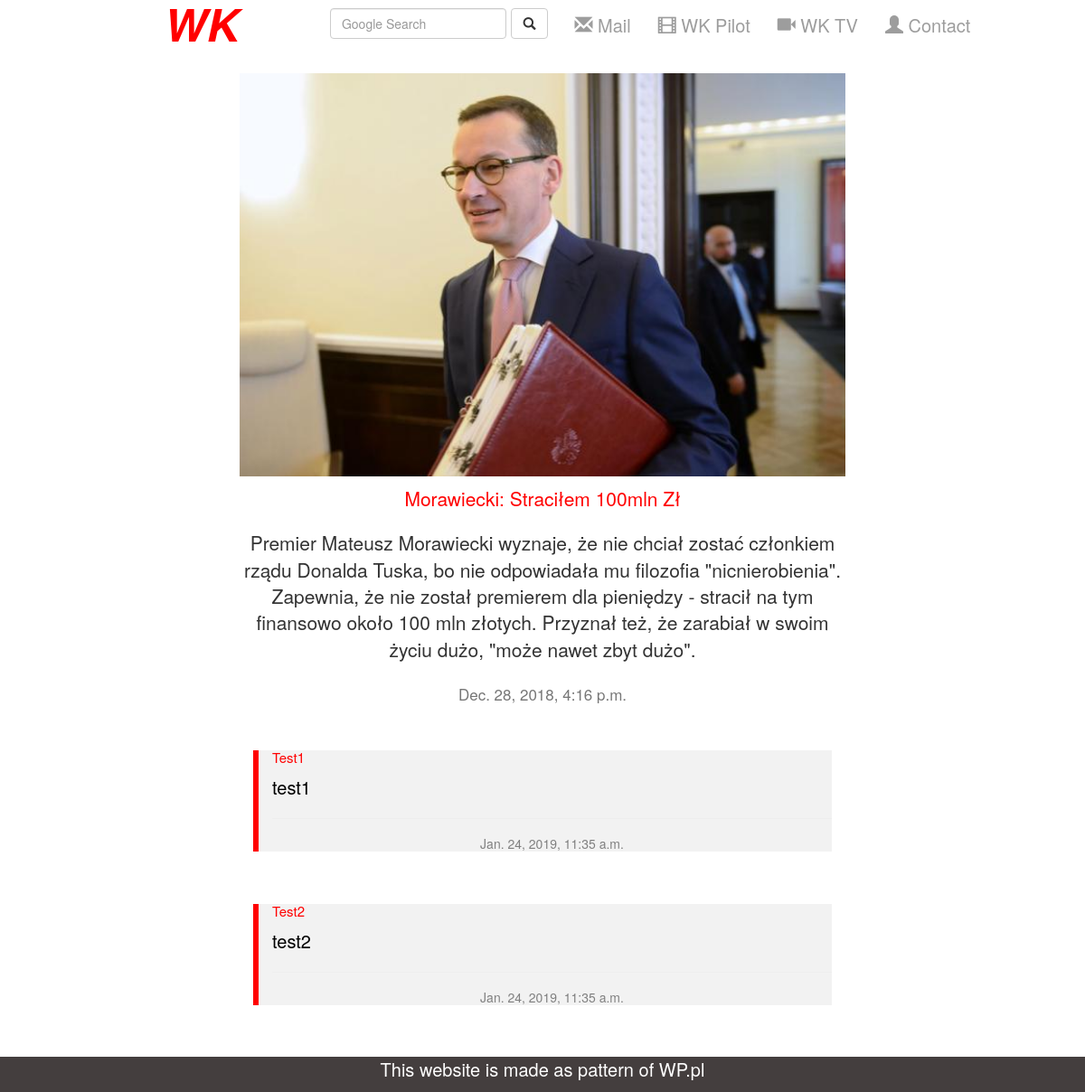
Before: /6 with the older database file.
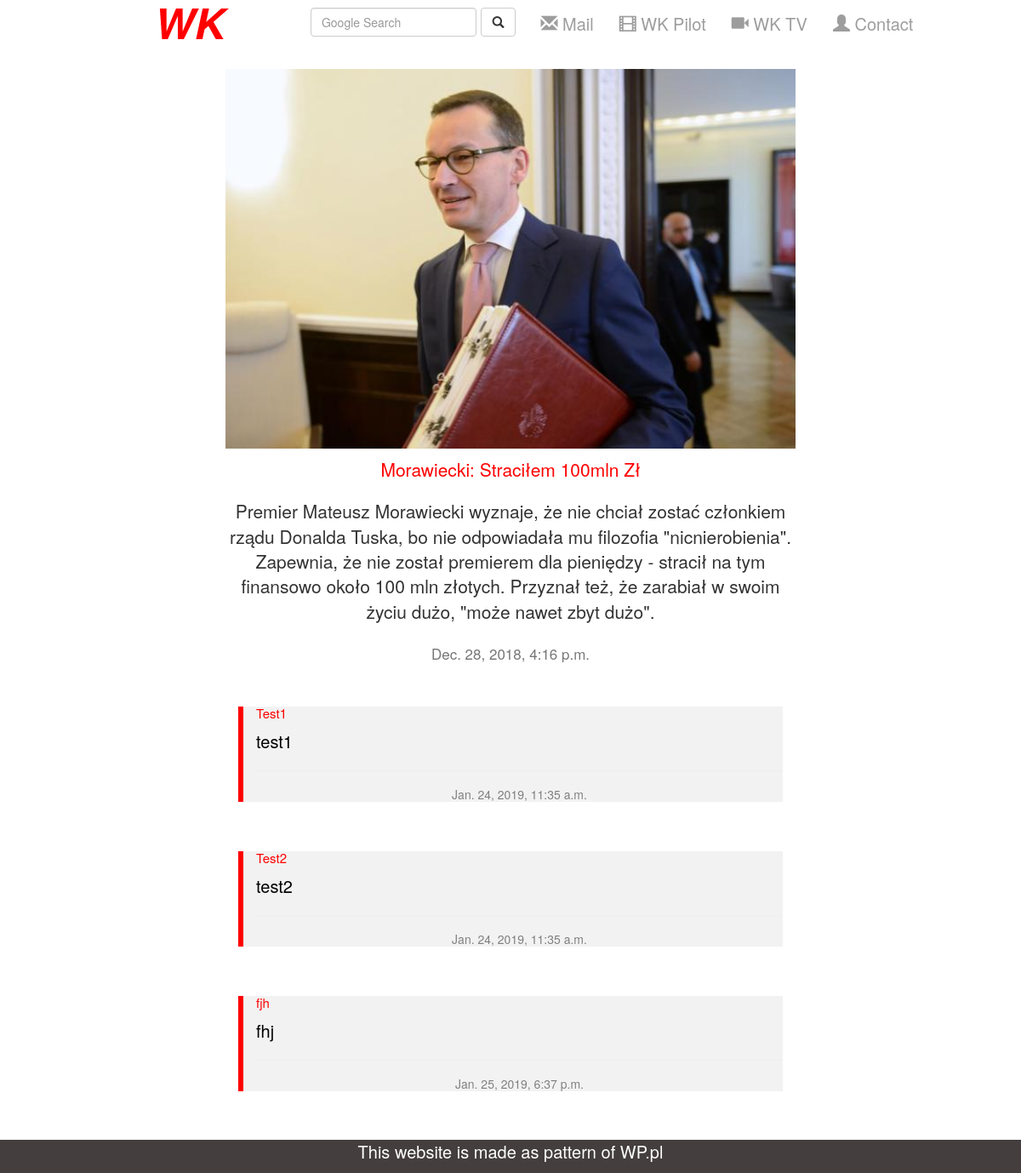
After: the same page with the newer database file.
### main/models.py (models this page shows, shortened)
class Comment(models.Model):
    post = models.ForeignKey('main.News_model_total', related_name='comments', on_delete=models.CASCADE, null=True)   #CIEKAWE
    autor = models.CharField(max_length=200)
    tekst = models.TextField()
    created_date = models.DateTimeField(auto_now_add=True)

### main/views.py (the view, shortened to what this page needs)
# urls.py: path('<int:pk>', views.DetailPost.as_view(), name='post-detail'),
class DetailPost(FormMixin,DetailView):
    model = News_model_total
    template_name = 'main/detail.html'
    form_class = CommentForm
    def get_context_data(self, **kwargs):
        context = super(DetailPost, self).get_context_data(**kwargs)
        context['form'] = CommentForm(initial={'post': self.object})
        return context

### main/forms.py
class CommentForm(forms.ModelForm):
    tekst = forms.CharField(max_length=185, widget=forms.Textarea(
    attrs={"rows":5,"cols":48}))
    class Meta:
        model = Comment
        fields = ('autor', 'tekst','post')

### main/templates/main/detail.html (shortened to what this page needs)
{% extends 'main/index.html' %}
{% block content %}
<div class="containerx">
      <div class="card">
          <img class="card-img-top" src="{{news_model_total.image.url}}" alt="Card image cap" width="800px" height="600px">
          <div class="col-sm">
            <h5 class="lead">{{news_model_total.title|title}}</h5>
            <p class="lead">{{news_model_total.content}}</p>
          </div>
          <div class="card-footer">
            <small class="text-muted">{{news_model_total.date}}</small>
          </div>
        </div>
</div>
 <br>
            <div class="container-com">
                    {% for comment in news_model_total.comments.all %}
                        <div class="container2-com">
                            <h1 class="comment-aut">{{ comment.autor }}</h1>
                            <p class="comment-text">{{ comment.tekst }}</p>
                            <hr>
                            <h4 class="comment-date">{{ comment.created_date }}</h4>
                        </div>
                        <br>
                    {% endfor %}
  </div>
{% endblock %}

Changed rows visible on the page:
added Comment: autor "fjh", tekst "fhj", created_date "Jan. 25, 2019, 6:37 p.m."
